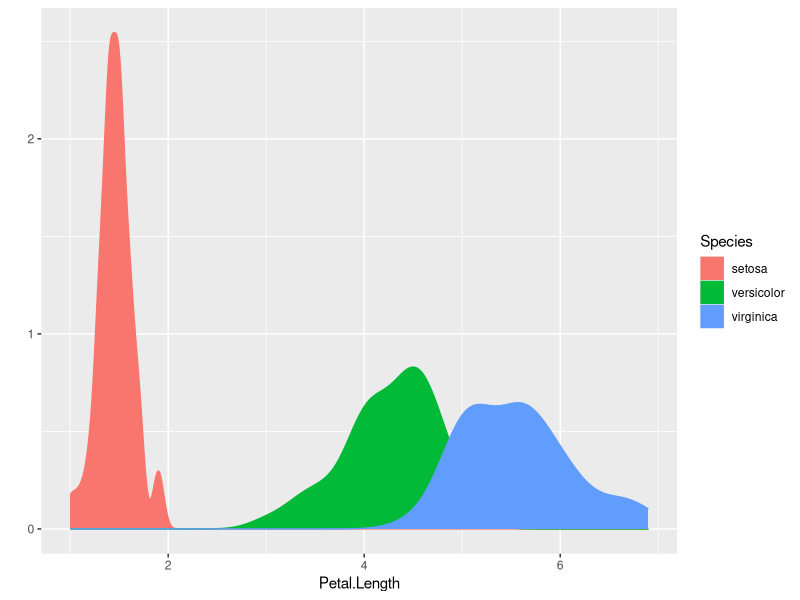
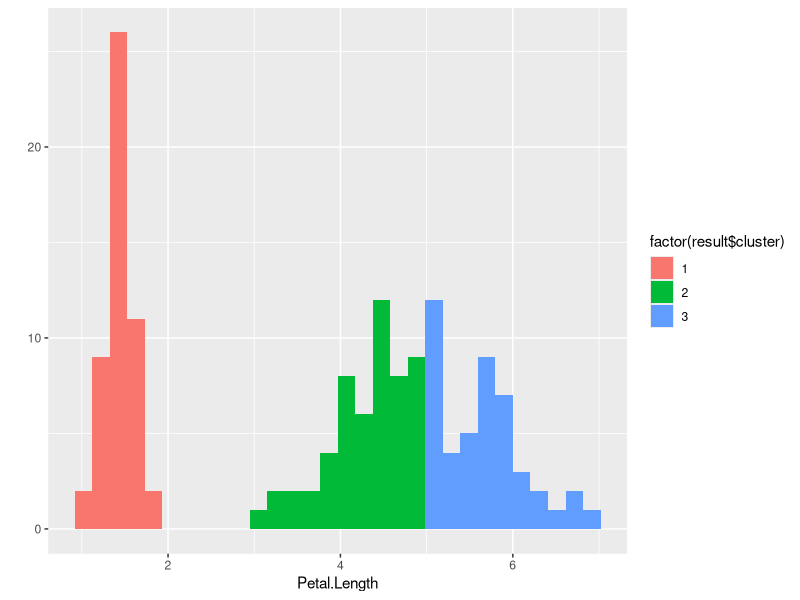
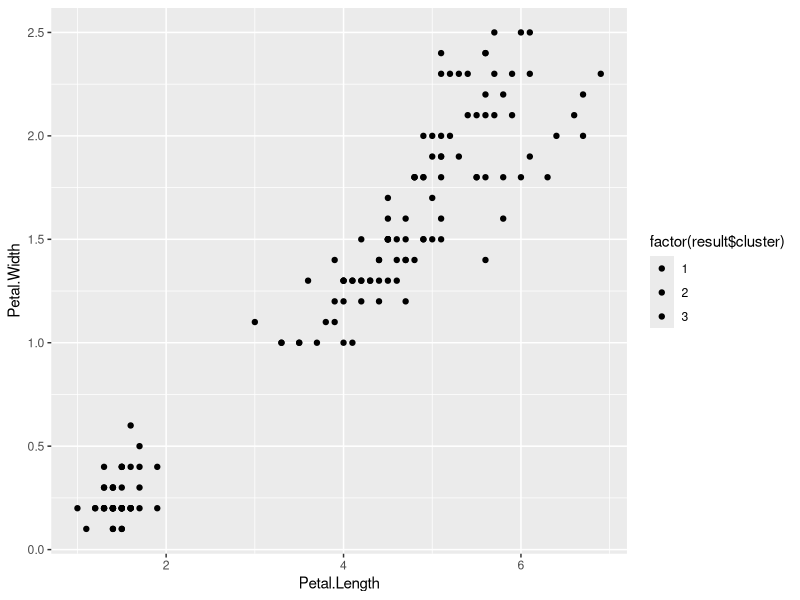

Here is the R script that generated these plots, in order:
# CLUSTERING IRIS.R
#
#
# Version:
#
# Date:
# Author:
#sdfdf
#TOC> ==========================================================================
#TOC>
#TOC>   Section  Title                                            Line
#TOC> --------------------------------------------------------------------------
#TOC>   1        Packages
#TOC>   2        Dataset exploration
#TOC>   3        Clustering
#TOC>   4        Multidimensional clustering
#TOC> ==========================================================================

# ====    1  Packages  =========================================================

if (!require(ggplot2, quietly = TRUE)) {
    install.packages("ggplot2")
    library(ggplot2)
}

# ====    2 Dataset exploration  ===============================================

my_data <- iris

# Let's explore the dataset
str(my_data)

summary(my_data$Petal.Length)

# Let's explore the distribution of petal length across the different species

qplot(
    Petal.Length,
    data = my_data,
    geom = 'density',
    color = Species,
    fill = Species
)

# ====    3 Clustering  ========================================================

# Can we exctract the different species into clusters using petal lenght?

my_data2<-my_data[,"Petal.Length"]

num_cluster<-3

set.seed(12345)

result<-kmeans(my_data2,num_cluster,nstart = 20)
# Let's see how the original species have been assigned into clusters

table(result$cluster,my_data$Species)

# Let's plot sepal lenght per cluster
qplot(Petal.Length,
      data = my_data,
      fill=factor(result$cluster),)


# ====    4 Multidimensional clustering  =======================================

# Can we exctract the different species into clusters using 2 attributes?

my_data2<-my_data[,c("Petal.Length","Petal.Width")]

num_cluster<-3

set.seed(12345)

result<-kmeans(my_data2,num_cluster,nstart = 20)
# Let's see how the original species have been assigned into clusters

table(result$cluster,my_data$Species)

# Let's plot sepal lenght per cluster
qplot(Petal.Length,Petal.Width,
      data = my_data,
      fill=factor(result$cluster),)


# Let's plot sepal lenght and petal width per cluster


